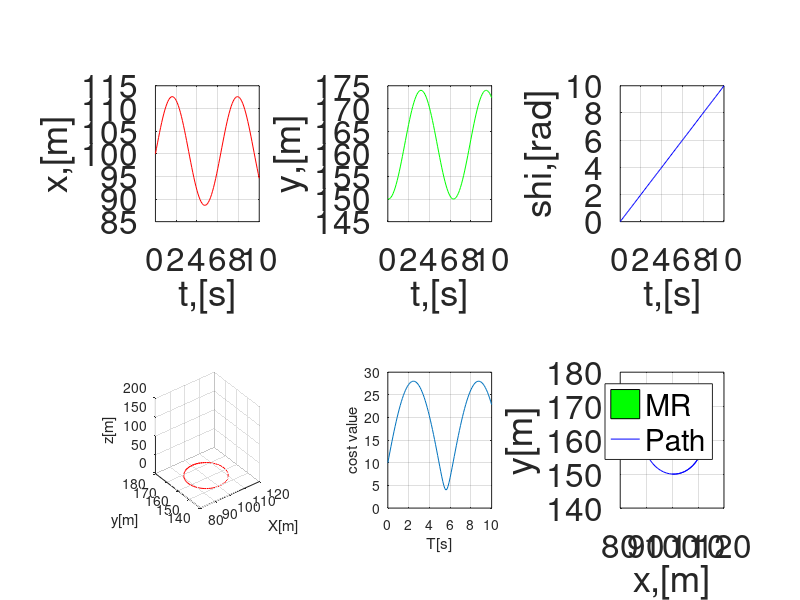

MATLAB code to generate this figure:
% Target state pridiction model
clear all; clc; close all;

%Simulation Parameters
dt = 0.1; %tim-size
ts = 10; %Simulation time
t = 0:dt:ts; %Time span

%initial location of the target 
x0 = 100;
y0 = 150;
shi0 = 0;

%initial location of the UAV (90,150,80)
x_u0 = 90;
y_u0 = 150;
z_u0 = 80;

%intermediate matrix
eta0 = [x0; y0; shi0];
eta(:,1) = eta0;


for i=1:length(t)
    
    shi = eta(3,i); % Orientation of target
    v_t = 12;  % linear velocity of target
    omega_t = 1; % Angular velocity of target
    z(1,i)=0; %target on ground
    
    eta_dot(:,i) = [v_t*cos(shi); v_t*sin(shi); omega_t];
    
    eta(:,i+1) = eta(:,i) + dt * eta_dot(:,i);
    
    cost_value(1,i) = sqrt((x_u0-eta(1,i))^2 + (y_u0-eta(2,i))^2);
end

subplot(2,3,1) % plotting the x position through out the simulation
plot(t, eta(1,1:i),'-r');
set(gca,'fontsize',24)
xlabel('t,[s]');
ylabel('x,[m]');
grid on;

subplot(2,3,2) % plotting the y position through out the simulation
plot(t, eta(2,1:i),'-g');
set(gca,'fontsize',24)
xlabel('t,[s]');
ylabel('y,[m]');
grid on;

subplot(2,3,3)% plotting the shi through out the simulation
plot(t, eta(3,1:i),'-b');
set(gca,'fontsize',24)
xlabel('t,[s]');
ylabel('shi,[rad]');
grid on;

subplot(2,3,4) % plotting the trajectory of target through out the simulation
plot3(eta(1,1:i),eta(2,1:i),z(1:i),'-r');
axis([80 120 140 180 0 200]);
xlabel('X[m]'); ylabel('y[m]'); zlabel('z[m]');
grid on;

subplot(2,3,5) %plotting the cost values
plot(t,cost_value(1,1:i));
xlabel('T[s]');
ylabel('cost value');
grid on;

%% Mobile Robot Animation


l = 0.6; %length of Mobile Robot
w = 0.4; %Width of Mobile Robot
mr_co = [ -l/2, l/2, l/2, -l/2, -l/2;
          -w/2, -w/2, w/2, w/2, -w/2;];
      
subplot(2,3,6)
for i=1:length(t)
    psi = eta(3,i);
    R_psi = [cos(psi), -sin(psi);
             sin(psi), cos(psi);];
    v_pos = R_psi*mr_co;
    
    fill(v_pos(1,:)+eta(1,i), v_pos(2,:)+eta(2,i),'g')
    hold on, grid on
    %axis([50 150 100 200 0 200]), axis square
    plot3(eta(1,1:i),eta(2,1:i),z(1:i),'b-');
    axis([80 120 140 180 0 200]);
    legend('MR','Path')
    set(gca,'fontsize',24)
    xlabel('x,[m]'); ylabel('y[m]');
    zlabel('z,[m]');
    pause(0.1);
    hold off
end

